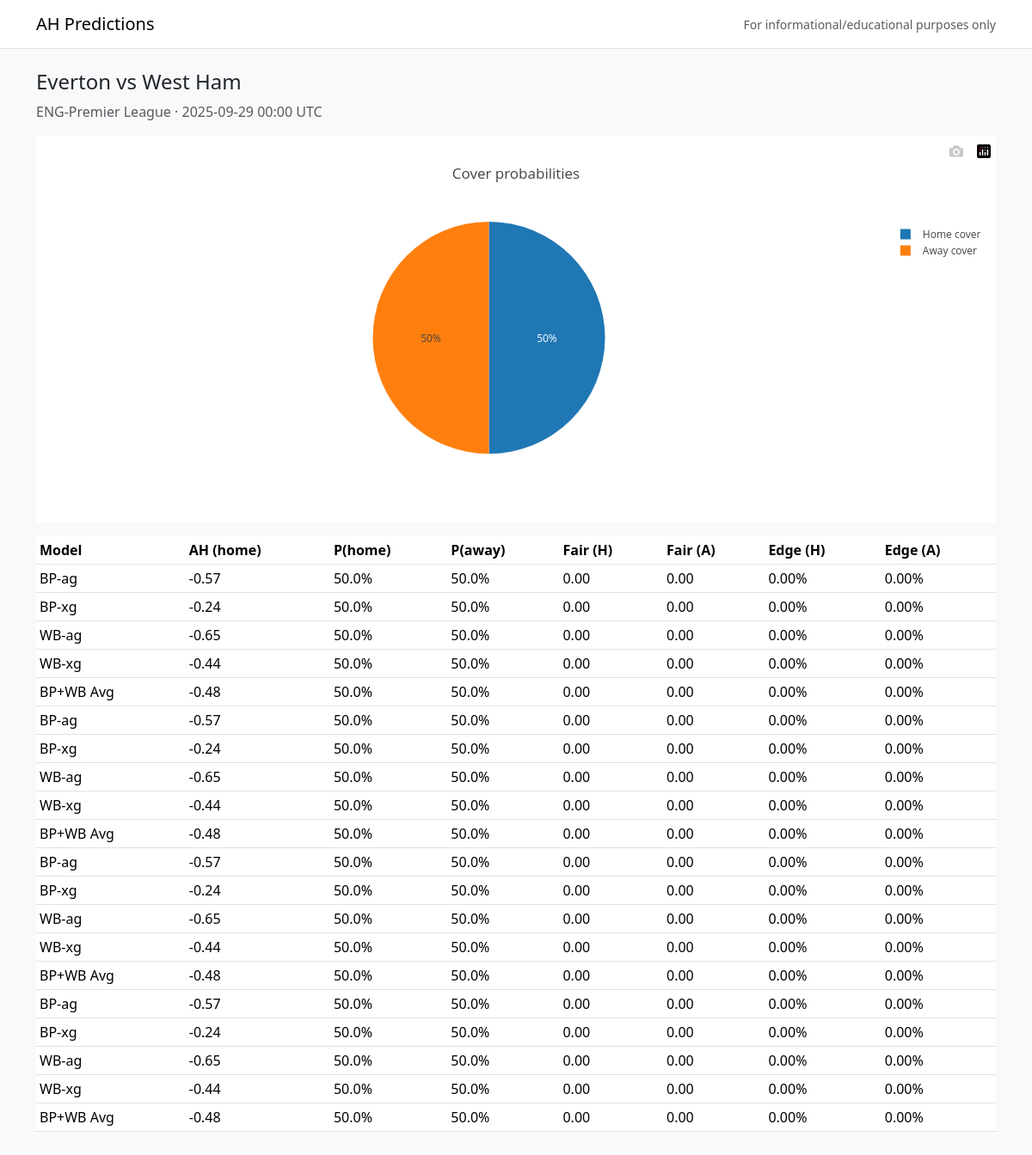
Before: /matches/ENG-Premier_League-20250929-Everton-West_Ham with the older database file.
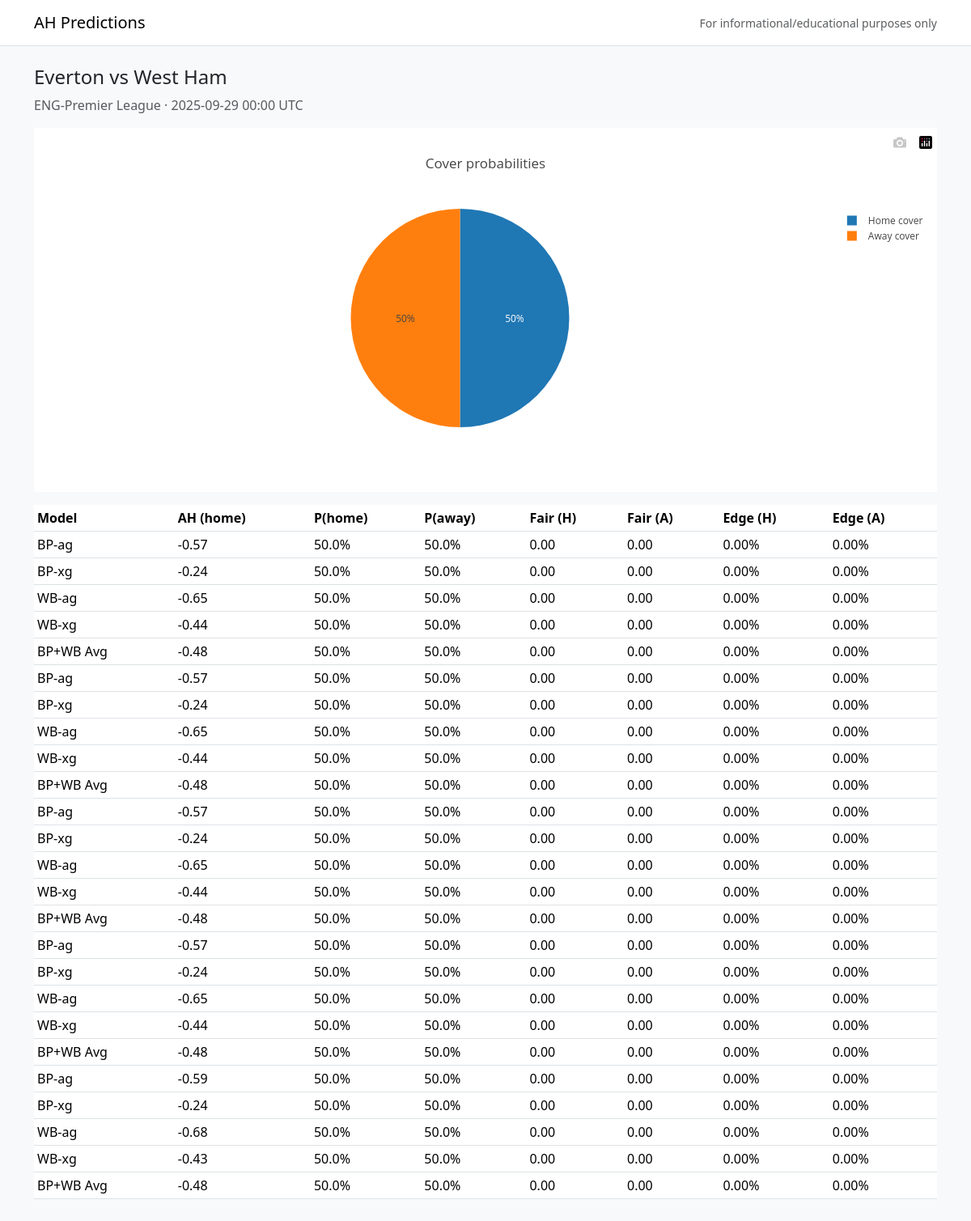
After: the same page with the newer database file.
### models.py (models this page shows)
class Team(db.Model):
    id = db.Column(db.Integer, primary_key=True)
    name = db.Column(db.String(128), nullable=False, index=True)
    league_id = db.Column(db.Integer, db.ForeignKey("league.id"), nullable=False)

class League(db.Model):
    id = db.Column(db.Integer, primary_key=True)
    code = db.Column(db.String(64), unique=True, nullable=False)
    name = db.Column(db.String(128), nullable=False)

class Match(db.Model):
    id = db.Column(db.String(128), primary_key=True)  # league+date+teams
    league_id = db.Column(db.Integer, db.ForeignKey("league.id"), nullable=False)
    home_team_id = db.Column(db.Integer, db.ForeignKey("team.id"), nullable=False)
    away_team_id = db.Column(db.Integer, db.ForeignKey("team.id"), nullable=False)
    kickoff_utc = db.Column(db.DateTime, nullable=False, index=True)
    status = db.Column(db.String(16), default="scheduled")  # scheduled/live/finished

class Prediction(db.Model):
    id = db.Column(db.Integer, primary_key=True)
    match_id = db.Column(db.String(128), db.ForeignKey("match.id"), index=True)
    model = db.Column(db.String(64), nullable=False)
    ah_line = db.Column(db.Float, nullable=False)              # home-side line (negative favors home)
    p_home_cover = db.Column(db.Float, nullable=False, default=0.5)   # 0..1 (placeholder if unknown)
    p_away_cover = db.Column(db.Float, nullable=False, default=0.5)
    fair_home_decimal = db.Column(db.Float, nullable=False, default=0.0)
    fair_away_decimal = db.Column(db.Float, nullable=False, default=0.0)
    edge_home = db.Column(db.Float, nullable=False, default=0.0)      # EV (decimal*prob - 1)
    edge_away = db.Column(db.Float, nullable=False, default=0.0)
    created_at = db.Column(db.DateTime, default=datetime.utcnow)

### app.py (the view)
    @app.route("/matches/<match_id>")
    def match_page(match_id):
        HomeTeam = aliased(Team, name="home_t")
        AwayTeam = aliased(Team, name="away_t")
        row = (
            db.session.query(Match, League, HomeTeam, AwayTeam)
            .join(League, League.id == Match.league_id)
            .join(HomeTeam, HomeTeam.id == Match.home_team_id)
            .join(AwayTeam, AwayTeam.id == Match.away_team_id)
            .filter(Match.id == match_id)
            .first()
        )
        if not row:
            abort(404)
        m, lg, ht, at = row
        predictions = db.session.query(Prediction).filter_by(match_id=match_id).all()
        return render_template(
            "match.html",
            match=m, league=lg, home=ht.name, away=at.name, predictions=predictions
        )

### templates/match.html (shortened to what this page needs)
{% extends "base.html" %}
{% block content %}
<h1 class="h4">{{ home }} vs {{ away }}</h1>
<p class="text-muted">{{ league.name }} · {{ match.kickoff_utc.strftime('%Y-%m-%d %H:%M UTC') }}</p>
<div id="prob-pie" class="my-3"></div>
<table class="table table-sm">
  <thead><tr><th>Model</th><th>AH (home)</th><th>P(home)</th><th>P(away)</th><th>Fair (H)</th><th>Fair (A)</th><th>Edge (H)</th><th>Edge (A)</th></tr></thead>
  <tbody>
    {% for p in predictions %}
    <tr>
      <td>{{ p.model }}</td>
      <td>{{ '%+.2f'|format(p.ah_line) }}</td>
      <td>{{ '%.1f%%'|format(p.p_home_cover*100) }}</td>
      <td>{{ '%.1f%%'|format(p.p_away_cover*100) }}</td>
      <td>{{ '%.2f'|format(p.fair_home_decimal) }}</td>
      <td>{{ '%.2f'|format(p.fair_away_decimal) }}</td>
      <td class="{% if p.edge_home>0 %}text-success{% elif p.edge_home<0 %}text-danger{% endif %}">{{ '%.2f%%'|format(p.edge_home*100) }}</td>
      <td class="{% if p.edge_away>0 %}text-success{% elif p.edge_away<0 %}text-danger{% endif %}">{{ '%.2f%%'|format(p.edge_away*100) }}</td>
    </tr>
    {% endfor %}
  </tbody>
</table>
{% endblock %}

### templates/base.html (shortened to what this page needs)
<!doctype html>
<html lang="en">
<head>
  <link href="https://cdn.jsdelivr.net/npm/bootstrap@5.3.3/dist/css/bootstrap.min.css" rel="stylesheet">
  <link href="{{ url_for('static', filename='styles.css') }}" rel="stylesheet">
</head>
<body class="bg-light">
  <nav class="navbar navbar-expand-lg bg-white border-bottom">
    <div class="container">
      <a class="navbar-brand" href="/">AH Predictions</a>
      <div class="navbar-text small text-muted">For informational/educational purposes only</div>
    </div>
  </nav>
  <main class="container py-4">{% block content %}{% endblock %}</main>
</body>
</html>

Changed rows visible on the page:
added Prediction: model "BP-ag", ah_line "-0.59", p.p_home_cover*100 "50.0%", p.p_away_cover*100 "50.0%", fair_home_decimal "0.00", fair_away_decimal "0.00", p.edge_home*100 "0.00%", p.edge_away*100 "0.00%"
added Prediction: model "BP-xg", ah_line "-0.24", p.p_home_cover*100 "50.0%", p.p_away_cover*100 "50.0%", fair_home_decimal "0.00", fair_away_decimal "0.00", p.edge_home*100 "0.00%", p.edge_away*100 "0.00%"
added Prediction: model "WB-ag", ah_line "-0.68", p.p_home_cover*100 "50.0%", p.p_away_cover*100 "50.0%", fair_home_decimal "0.00", fair_away_decimal "0.00", p.edge_home*100 "0.00%", p.edge_away*100 "0.00%"
added Prediction: model "WB-xg", ah_line "-0.43", p.p_home_cover*100 "50.0%", p.p_away_cover*100 "50.0%", fair_home_decimal "0.00", fair_away_decimal "0.00", p.edge_home*100 "0.00%", p.edge_away*100 "0.00%"
added Prediction: model "BP+WB Avg", ah_line "-0.48", p.p_home_cover*100 "50.0%", p.p_away_cover*100 "50.0%", fair_home_decimal "0.00", fair_away_decimal "0.00", p.edge_home*100 "0.00%", p.edge_away*100 "0.00%"
